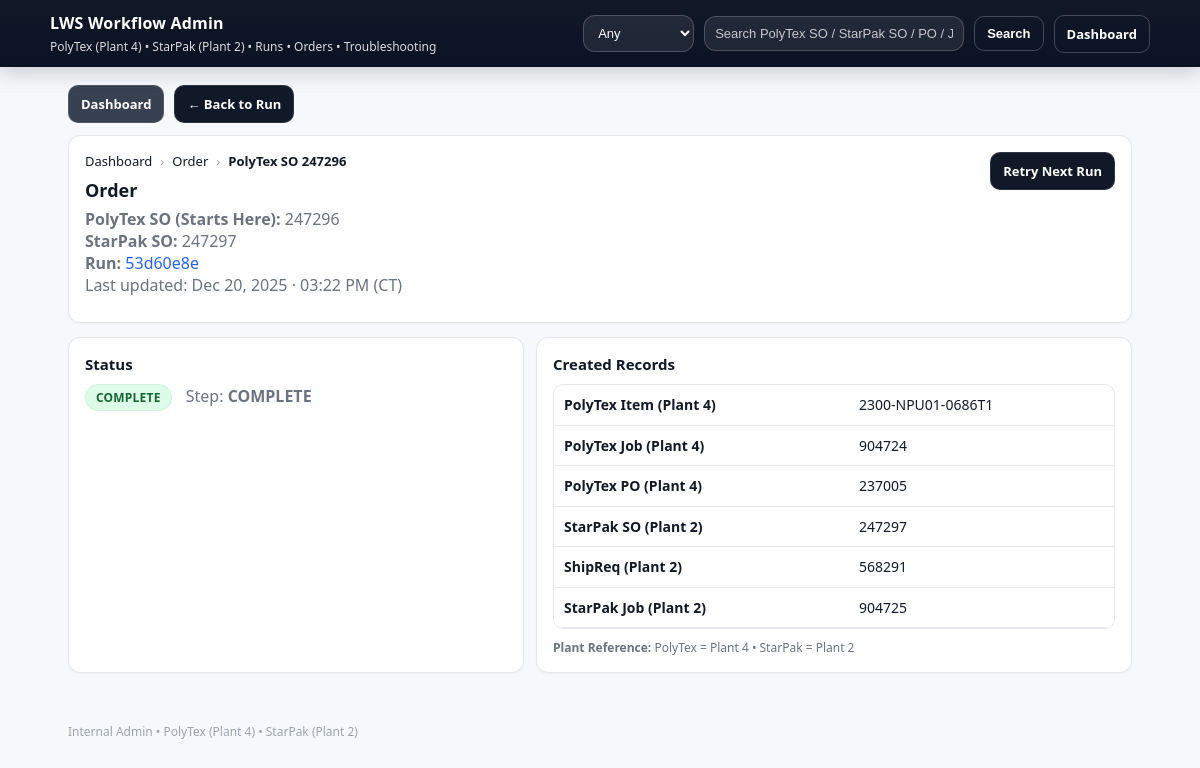
Page /order/247296 on the committed database.
### tables this page shows
CREATE TABLE lws_order_state (
        sordernum INTEGER PRIMARY KEY,
        last_seen_ts TEXT,
        status TEXT,
        last_step TEXT,
        last_run_id TEXT,
        polytex_item_code TEXT,
        job_p4_code TEXT,
        po_p4_num INTEGER,
        so_p2_num INTEGER,
        shipreq_p2 TEXT,
        job_p2_code TEXT,
        last_error_summary TEXT,
        last_api_entity TEXT,
        last_api_status INTEGER,
        last_api_messages TEXT,
        updated_ts TEXT
    );

### admin.py (the view)
@app.route("/order/<int:sordernum>")
def order_detail(sordernum):
    conn = db()
    order = conn.execute(
        "SELECT * FROM lws_order_state WHERE sordernum = ?",
        (sordernum,)
    ).fetchone()
    conn.close()
    return render_template("order_detail.html", order=order)

### admin.py (called while the page is built)
def db():
    return state_conn()

def _to_dt_utc(value):
    if value is None:
        return None
    if isinstance(value, datetime):
        dt = value
    else:
        s = str(value).strip()
        dt = datetime.fromisoformat(s.replace("Z", "+00:00"))
    if dt.tzinfo is None:
        dt = dt.replace(tzinfo=timezone.utc)
    return dt.astimezone(timezone.utc)

def format_ct(value, fmt="%b %d, %Y · %I:%M %p"):
    dt_utc = _to_dt_utc(value)
    if not dt_utc:
        return ""
    return dt_utc.astimezone(CT).strftime(fmt)

### db.py (called while the page is built)
def state_conn() -> sqlite3.Connection:
    conn = sqlite3.connect(STATE_DB_PATH)
    conn.row_factory = sqlite3.Row
    return conn

### templates/order_detail.html (shortened to what this page needs)
{% extends "base.html" %}
{% block content %}
<div style="margin-bottom:12px; display:flex; gap:10px; flex-wrap:wrap; align-items:center;">
  <a href="/" class="btn btn-secondary">Dashboard</a>
  {% if order.last_run_id %}
    <a href="/run/{{ order.last_run_id }}" class="btn">
      ← Back to Run
    </a>
  {% endif %}
</div>
<div class="card">
  <div class="cardHeader">
    <div>
      <div class="crumbs">
        <a href="/">Dashboard</a> <span class="sep">›</span>
        <span>Order</span> <span class="sep">›</span>
        <b>PolyTex SO {{ order.sordernum }}</b>
      </div>
      <h2 style="margin:8px 0 0;">Order</h2>
      <p class="muted" style="margin:6px 0 0;">
        <b>PolyTex SO (Starts Here):</b> {{ order.sordernum }}<br>
        <b>StarPak SO:</b> {{ order.so_p2_num or "—" }}<br>
        {% if order.last_run_id %}
          <b>Run:</b>
          <a href="/run/{{ order.last_run_id }}">{{ order.last_run_id[:8] }}</a><br>
        {% endif %}
        Last updated: {{ order.updated_ts | ct }} (CT)
      </p>
    </div>
    <div style="display:flex; gap:10px; align-items:center; flex-wrap:wrap;">
      <a class="btn" href="/order/{{ order.sordernum }}/retry">Retry Next Run</a>
    </div>
  </div>
</div>
<div class="grid">
  <div class="card">
    <h3 style="margin:0 0 10px;">Status</h3>
    <p style="margin:0;">
      {% if order.status == "COMPLETE" %}
        <span class="pill ok">COMPLETE</span>
      {% elif order.status == "FAILED" %}
        <span class="pill bad">FAILED</span>
      {% else %}
        <span class="pill warn">{{ order.status }}</span>
      {% endif %}
      <span class="muted" style="margin-left:10px;">Step: <b>{{ order.last_step }}</b></span>
    </p>
  </div>
  <div class="card">
    <h3 style="margin:0 0 10px;">Created Records</h3>
    <div class="tableWrap">
      <table style="min-width: 560px;">
        <tr>
          <td><b>PolyTex Item (Plant 4)</b></td>
          <td class="nowrap" title="{{ order.polytex_item_code }}">{{ order.polytex_item_code or "—" }}</td>
        </tr>
        <tr><td><b>PolyTex Job (Plant 4)</b></td><td>{{ order.job_p4_code or "—" }}</td></tr>
        <tr><td><b>PolyTex PO (Plant 4)</b></td><td>{{ order.po_p4_num or "—" }}</td></tr>
        <tr><td><b>StarPak SO (Plant 2)</b></td><td>{{ order.so_p2_num or "—" }}</td></tr>
        <tr><td><b>ShipReq (Plant 2)</b></td><td>{{ order.shipreq_p2 or "—" }}</td></tr>
        <tr><td><b>StarPak Job (Plant 2)</b></td><td>{{ order.job_p2_code or "—" }}</td></tr>
      </table>
    </div>
    <div class="muted small" style="margin-top:10px;">
      <b>Plant Reference:</b> PolyTex = Plant 4 • StarPak = Plant 2
    </div>
  </div>
</div>
{% endblock %}

### templates/base.html (style rules this page uses)
:root { --bg:#f6f8fb; --card:#ffffff; --text:#111827; --muted:#6b7280; --ok:#0f766e; --bad:#b00020; --warn:#b45309; --border:#e5e7eb; --brand:#111827; --brand2:#0b1224; --link:#2563eb; --shadow: 0 1px 2px rgba(0,0,0,.04); --radius: 12px; }
* { box-sizing:border-box; }
body { margin:0; font-family: "Segoe UI", Arial, sans-serif; background:var(--bg); color:var(--text); }
.card { background:var(--card); border:1px solid var(--border); border-radius:var(--radius); padding:16px; box-shadow: var(--shadow); margin-bottom:14px; }
.cardHeader { display:flex; justify-content:space-between; align-items:flex-start; gap:12px; flex-wrap:wrap; margin-bottom:10px; }
h2 { font-size:18px; margin:0; }
h3 { font-size:15px; margin:0; }
.muted { color:var(--muted); }
.small { font-size:12px; }
a { color:var(--link); text-decoration:none; }
.btn { display:inline-flex; align-items:center; justify-content:center; gap:8px; padding:9px 12px; border-radius:10px; background:var(--brand); color:#fff; font-size:13px; font-weight:700; border:1px solid rgba(255,255,255,.12); cursor:pointer; text-decoration:none; white-space:nowrap; }
.btn-secondary { background:#374151; }
.pill { display:inline-block; padding:4px 10px; border-radius:999px; font-size:12px; font-weight:800; letter-spacing:.2px; border:1px solid rgba(0,0,0,.04); }
.ok { background:#dcfce7; color:#166534; }
.tableWrap { width:100%; overflow:auto; border-radius: 10px; border:1px solid var(--border); }
table { width:100%; border-collapse:collapse; min-width: 860px; }
th, td { text-align:left; padding:11px 10px; border-bottom:1px solid var(--border); font-size:14px; vertical-align:middle; line-height:1.25; }
.grid { display:grid; gap:12px; grid-template-columns: 1fr 1fr; }
.crumbs { display:flex; align-items:center; gap:8px; flex-wrap:wrap; font-size:13px; }
.crumbs a { color:#111827; text-decoration:none; }
.sep { color:#9ca3af; }
.nowrap { white-space: nowrap; }

### rows in the picture
lws_order_state: sordernum "247296", so_p2_num "247297", updated_ts|ct "Dec 20, 2025 · 03:22 PM", last_step "COMPLETE", polytex_item_code "2300-NPU01-0686T1", job_p4_code "904724", po_p4_num "237005", shipreq_p2 "568291", job_p2_code "904725"

### other values in the picture
{{ order.last_run_id[:8] }} "53d60e8e"
